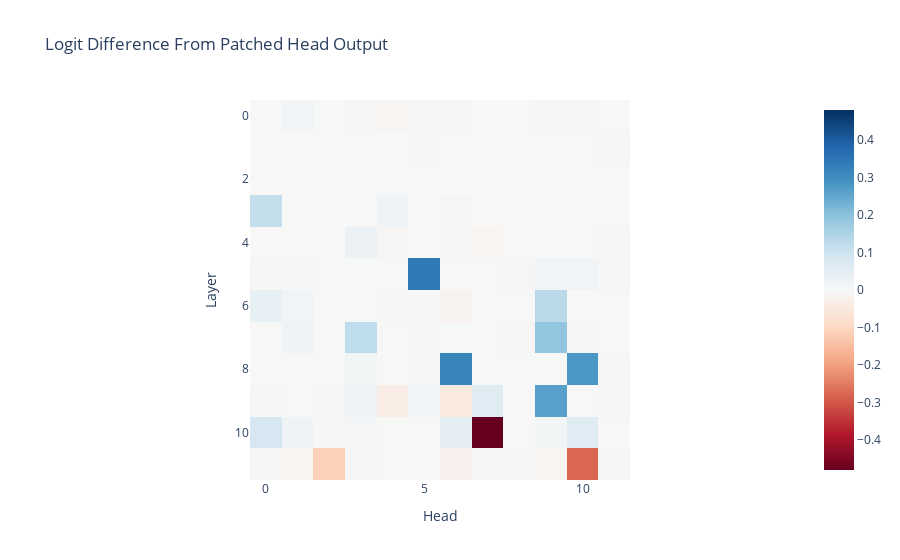

Notebook cell for this chart:
### Markdown cell above
We can now see that, in addition to the name mover heads identified before, in mid-late layers the heads L8H6, L8H10, L7H9 matter and are presumably responsible for moving information from the second subject to the final token. And heads L5H5, L6H9, L3H0 also matter a lot, and are presumably involved in detecting duplicated tokens.

### Code cell
imshow(patched_head_z_diff, title="Logit Difference From Patched Head Output", labels={"x":"Head", "y":"Layer"})

### Figure 1 — Plotly figure (JSON) as saved in the notebook; plotly's stock layout.template omitted (floating-point values rounded to 4 significant figures; data arrays with more than 128 entries replaced by an {"elided": "..."} marker saying what was removed)
{"data": [{"coloraxis": "coloraxis", "hovertemplate": "Head: %{x}<br>Layer: %{y}<br>color: %{z}<extra></extra>", "name": "0", "type": "heatmap", "xaxis": "x", "yaxis": "y", "z": {"elided": "12x12 float values"}}], "layout": {"coloraxis": {"cmid": 0, "colorscale": [[0, "rgb(103,0,31)"], [0.1, "rgb(178,24,43)"], [0.2, "rgb(214,96,77)"], [0.3, "rgb(244,165,130)"], [0.4, "rgb(253,219,199)"], [0.5, "rgb(247,247,247)"], [0.6, "rgb(209,229,240)"], [0.7, "rgb(146,197,222)"], [0.8, "rgb(67,147,195)"], [0.9, "rgb(33,102,172)"], [1, "rgb(5,48,97)"]]}, "title": {"text": "Logit Difference From Patched Head Output"}, "xaxis": {"anchor": "y", "constrain": "domain", "domain": [0, 1], "scaleanchor": "y", "title": {"text": "Head"}}, "yaxis": {"anchor": "x", "autorange": "reversed", "constrain": "domain", "domain": [0, 1], "title": {"text": "Layer"}}}}
